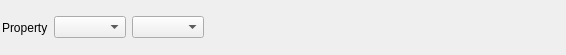
<?xml version="1.0" encoding="UTF-8"?>
<ui version="4.0">
 <class>AttributeMatrixSelectionWidget</class>
 <widget class="QWidget" name="AttributeMatrixSelectionWidget">
  <property name="geometry">
   <rect>
    <x>0</x>
    <y>0</y>
    <width>566</width>
    <height>55</height>
   </rect>
  </property>
  <layout class="QHBoxLayout" name="horizontalLayout">
   <property name="leftMargin">
    <number>2</number>
   </property>
   <property name="topMargin">
    <number>2</number>
   </property>
   <property name="rightMargin">
    <number>2</number>
   </property>
   <property name="bottomMargin">
    <number>2</number>
   </property>
   <item>
    <widget class="QLabel" name="label">
     <property name="text">
      <string>Property</string>
     </property>
    </widget>
   </item>
   <item>
    <widget class="DREAM3DComboBox" name="dataContainerList">
     <property name="toolTip">
      <string>Select A Data Container</string>
     </property>
     <property name="statusTip">
      <string>Select A Data Container</string>
     </property>
    </widget>
   </item>
   <item>
    <widget class="DREAM3DComboBox" name="attributeMatrixList">
     <property name="toolTip">
      <string>Select An Attribute Matrix</string>
     </property>
     <property name="statusTip">
      <string>Select An Attribute Matrix</string>
     </property>
    </widget>
   </item>
   <item>
    <spacer name="horizontalSpacer">
     <property name="orientation">
      <enum>Qt::Horizontal</enum>
     </property>
     <property name="sizeHint" stdset="0">
      <size>
       <width>40</width>
       <height>20</height>
      </size>
     </property>
    </spacer>
   </item>
  </layout>
 </widget>
 <customwidgets>
  <customwidget>
   <class>DREAM3DComboBox</class>
   <extends>QComboBox</extends>
   <header location="global">DREAM3DComboBox.h</header>
  </customwidget>
 </customwidgets>
 <resources>
  <include location="../../../../Resources/icons/images/Icons.qrc"/>
 </resources>
 <connections/>
</ui>
